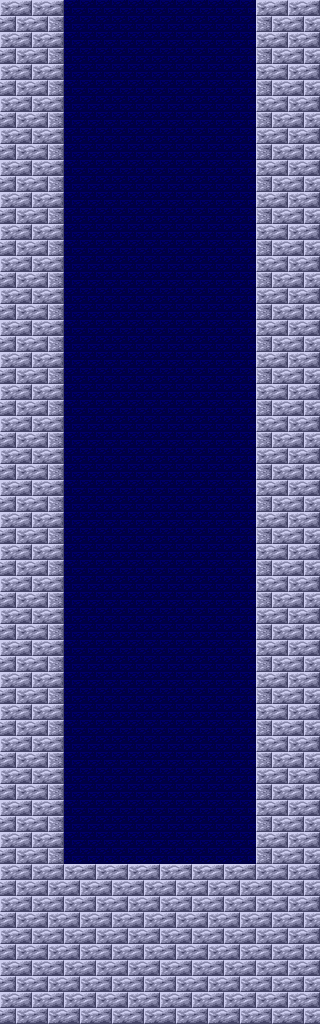

This is a level from a 2D game, rendered from its Tiled map with the project's own tilesets. A one-line summary and the complete map file follow:
An orthogonal 10x32 tile map with 32x32 px tiles, 1 tile layer (Capa de Patrones 1), 2 tilesets and 8 objects (2x 1, 2x 0, STAGE_BASEMENT5B).

<map version="1.0" orientation="orthogonal" width="10" height="32" tilewidth="32" tileheight="32">
 <tileset firstgid="1" name="tileset" tilewidth="32" tileheight="32">
  <image source="../tileset/tileset.png" width="256" height="256" />
 </tileset>
 <tileset firstgid="65" name="objset" tilewidth="64" tileheight="64">
  <image source="../tileset/objset.png" trans="000000" width="512" height="512" />
 </tileset>
 <layer name="Capa de Patrones 1" width="10" height="32">
  <data encoding="csv">
2,4,17,17,17,17,17,17,3,2,
2,4,17,17,17,17,17,17,3,2,
2,4,17,17,17,17,17,17,3,2,
2,4,17,17,17,17,17,17,3,2,
2,4,17,17,17,17,17,17,3,2,
2,4,17,17,17,17,17,17,3,2,
2,4,17,17,17,17,17,17,3,2,
2,4,17,17,17,17,17,17,3,2,
2,4,17,17,17,17,17,17,3,2,
2,4,17,17,17,17,17,17,3,2,
2,4,17,17,17,17,17,17,3,2,
2,4,17,17,17,17,17,17,3,2,
2,4,17,17,17,17,17,17,3,2,
2,4,17,17,17,17,17,17,3,2,
2,4,17,17,17,17,17,17,3,2,
2,4,17,17,17,17,17,17,3,2,
2,4,17,17,17,17,17,17,3,2,
2,4,17,17,17,17,17,17,3,2,
2,4,17,17,17,17,17,17,3,2,
2,4,17,17,17,17,17,17,3,2,
2,4,17,17,17,17,17,17,3,2,
2,4,17,17,17,17,17,17,3,2,
2,4,17,17,17,17,17,17,3,2,
2,4,17,17,17,17,17,17,3,2,
2,4,17,17,17,17,17,17,3,2,
2,4,17,17,17,17,17,17,3,2,
2,4,17,17,17,17,17,17,3,2,
2,2,2,2,2,2,2,2,2,2,
2,2,2,2,2,2,2,2,2,2,
2,2,2,2,2,2,2,2,2,2,
2,2,2,2,2,2,2,2,2,2,
2,2,2,2,2,2,2,2,2,2
</data>
 </layer>
 <objectgroup name="Capa de Objetos 1" width="10" height="32">
  <object gid="67" x="127" y="30" />
  <object name="1" gid="84" x="76" y="302" />
  <object name="0" gid="84" x="175" y="404" />
  <object name="0" gid="84" x="78" y="520" />
  <object name="1" gid="84" x="174" y="620" />
  <object name="STAGE_BASEMENT5B" gid="66" x="128" y="878" />
  <object gid="75" x="63" y="884" />
  <object gid="79" x="191" y="884" />
 </objectgroup>
</map>
